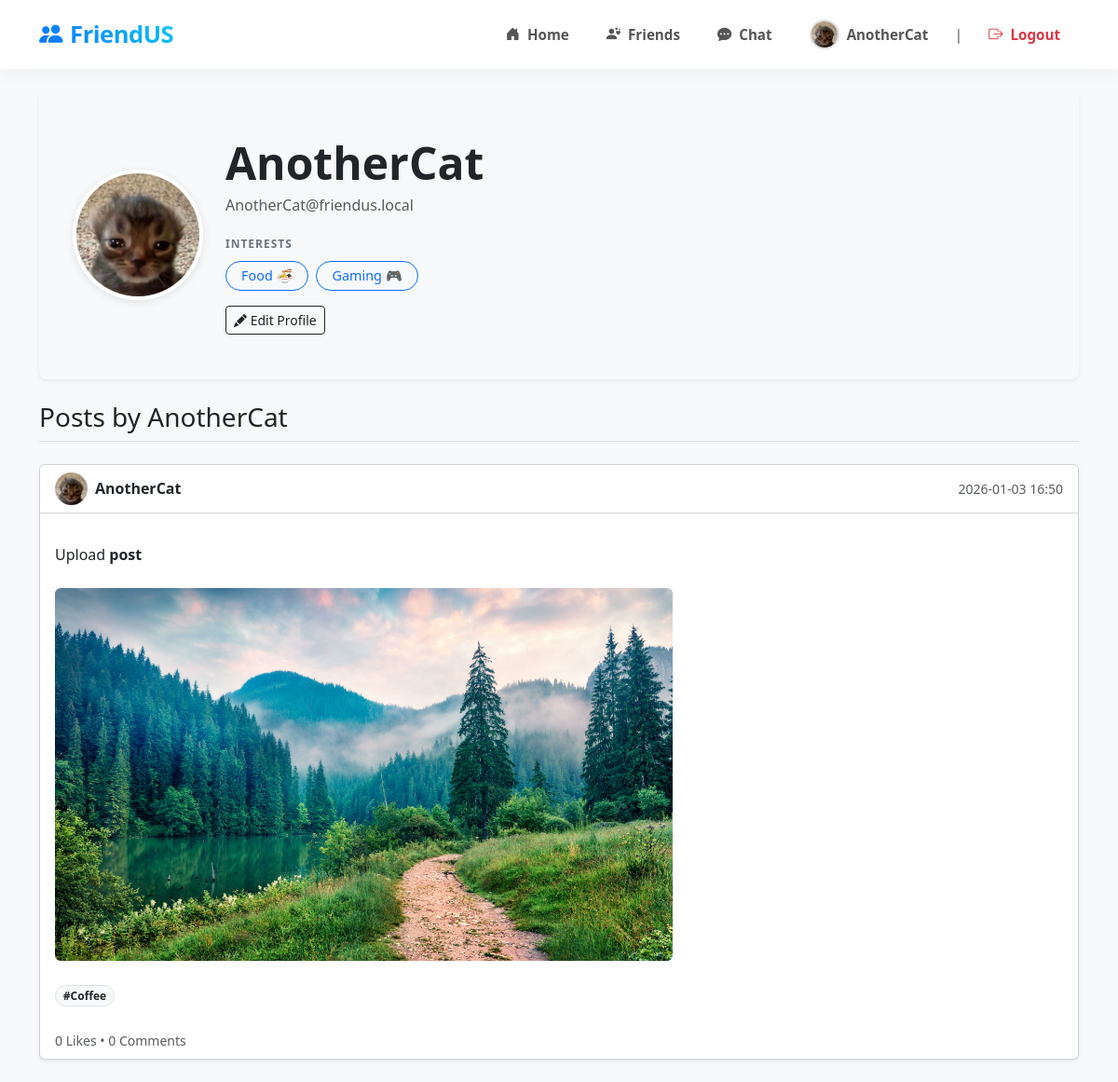
Screenshot of /auth/profile/AnotherCat (signed in) with the database file from the repository.
### app/models/user.py (models this page shows, shortened)
class User(UserMixin, db.Model):
    id = db.Column(db.Integer, primary_key=True)
    username = db.Column(db.String(20), unique=True, nullable=False)
    email = db.Column(db.String(120), unique=True, nullable=False)
    image_file = db.Column(db.String(200), nullable=False, default='default.jpg')
    bio = db.Column(db.String(250), nullable=True)
    password = db.Column(db.String(60), nullable=False)
    interests = db.Column(db.String(500), default='')
    posts = db.relationship('Post', backref='author', lazy=True)
    reviews = db.relationship('Review', backref='author', lazy=True)
    messages = db.relationship('Message', backref='author', lazy=True)
    rooms = db.relationship('Room', secondary='room_members',
                            back_populates='members', lazy='dynamic')
    created_rooms = db.relationship('Room', back_populates='creator', lazy='dynamic')
    favorite_locations = db.relationship('Location', secondary='user_favorites',
                                         back_populates='favorited_by', lazy='dynamic')
    friends = db.relationship('User', secondary=friendship,
                              primaryjoin=lambda: friendship.c.user_id == User.id,
                              secondaryjoin=lambda: friendship.c.friend_id == User.id,
                              backref=db.backref('friend_of', lazy='dynamic'),
                              lazy='dynamic')

### app/models/post.py (models this page shows, shortened)
class Post(db.Model):
    id = db.Column(db.Integer, primary_key=True)
    media_filename = db.Column(db.String(100), nullable=True)
    body = db.Column(db.String(140), nullable=False)
    timestamp = db.Column(db.DateTime, index=True, default=datetime.utcnow)
    user_id = db.Column(db.Integer, db.ForeignKey('user.id'), nullable=False)
    latitude = db.Column(db.Float, nullable=True)
    longitude = db.Column(db.Float, nullable=True)
    tags = db.Column(db.String(200), default='')
    shares_count = db.Column(db.Integer, default=0)
    likes = db.relationship('User', secondary=post_likes, backref=db.backref('liked_posts', lazy='dynamic'))
    comments = db.relationship('Comment', backref='post', lazy='dynamic', cascade="all, delete-orphan")

### app/blueprints/auth.py (the view)
@auth_bp.route('/profile/<string:username>', methods=['GET', 'POST'])
@login_required
def profile(username):
    user = User.query.filter_by(username=username).first_or_404()
    posts = Post.query.filter_by(author=user).order_by(Post.timestamp.desc()).all()
    form = UpdateAccountForm()
    from app.utils import TAG_CHOICES
    form.interests.choices = TAG_CHOICES
    if user == current_user:
        if form.validate_on_submit():
            if form.picture.data:
                picture_file = save_picture(form.picture.data)
                current_user.image_file = picture_file
            current_user.username = form.username.data
            current_user.bio = form.bio.data  # Cập nhật Bio
            if form.interests.data:
                current_user.interests = ','.join(form.interests.data)
            db.session.commit()
            flash('Your account has been updated!', 'success')
            return redirect(url_for('auth.profile', username=current_user.username))
        elif request.method == 'GET':
            form.username.data = current_user.username
            form.email.data = current_user.email
            form.bio.data = current_user.bio
            if current_user.interests:
                form.interests.data = current_user.interests.split(',')
    return render_template('profile.html', title='Profile', user=user, posts=posts, form=form)

### app/blueprints/auth.py (called while the page is built)
@auth_bp.before_app_request
def check_onboarding():
    if current_user.is_authenticated:
        if not current_user.interests:
            allowed_endpoints = ['auth.onboarding', 'auth.logout', 'static']
            if request.endpoint and request.endpoint not in allowed_endpoints:
                return redirect(url_for('auth.onboarding'))

### app/templates/profile.html (shortened to what this page needs)
{% extends "layout.html" %}
{% from "macros.html" import render_tag_selector, render_user_tags %}
{% block content %}
    <div class="p-4 mb-4 bg-light rounded-3 shadow-sm">
        <div class="container-fluid py-4 d-flex align-items-center">
            <div class="me-4 position-relative">
                {% if 'http' in user.image_file %}
                    <img class="rounded-circle account-img"
                         src="{{ user.image_file }}"
                         alt="Profile Pic"
                         style="width: 140px; height: 140px; object-fit: cover; border: 4px solid #fff; box-shadow: 0 2px 10px rgba(0,0,0,0.1);">
                {% else %}
                    <img class="rounded-circle account-img"
                         src="{{ url_for('static', filename='profile_pics/' + user.image_file) }}"
                         alt="Profile Pic"
                         style="width: 140px; height: 140px; object-fit: cover; border: 4px solid #fff; box-shadow: 0 2px 10px rgba(0,0,0,0.1);">
                {% endif %}
            </div>
            <div class="flex-grow-1">
                <h1 class="display-5 fw-bold mb-1">{{ user.username }}</h1>
                <p class="text-muted mb-3">{{ user.email }}</p>
                <div class="mb-2">
                    <small class="text-uppercase text-secondary fw-bold" style="font-size: 0.75rem; letter-spacing: 1px;">Interests</small>
                </div>
                {{ render_user_tags(user.interests) }}
                {% if user == current_user %}
                    <div class="mt-3">
                        <button type="button" class="btn btn-outline-dark btn-sm" data-bs-toggle="modal" data-bs-target="#editProfileModal">
                            <i class="bi bi-pencil-fill"></i> Edit Profile
                        </button>
                    </div>
                {% endif %}
            </div>
        </div>
    </div>
    <h3 class="mb-4 border-bottom pb-2">Posts by {{ user.username }}</h3>
    <div class="row">
        {% for post in posts %}
        <div class="col-md-12 mb-4">
            <div class="card h-100 shadow-sm">
                <div class="card-header d-flex justify-content-between align-items-center bg-transparent">
                    <div class="d-flex align-items-center">
                        {% if 'http' in post.author.image_file %}
                            <img class="rounded-circle article-img me-2" src="{{ post.author.image_file }}" style="width: 35px; height: 35px; object-fit: cover;">
                        {% else %}
                            <img class="rounded-circle article-img me-2" src="{{ url_for('static', filename='profile_pics/' + post.author.image_file) }}" style="width: 35px; height: 35px; object-fit: cover;">
                        {% endif %}
                        <a class="fw-bold text-decoration-none text-dark" href="#">{{ post.author.username }}</a>
                    </div>
                    <small class="text-muted">{{ post.timestamp.strftime('%Y-%m-%d %H:%M') }}</small>
                </div>
                <div class="card-body">
                    <p class="card-text fs-5">{{ post.body | safe }}</p>
                    {% if post.media_filename %}
                        <img src="{{ url_for('static', filename='uploads/' + post.media_filename) }}" class="img-fluid rounded mt-2 mb-3" style="max-height: 400px; width: auto;">
                    {% endif %}
                    {% if post.tags %}
                        <div class="mt-2">
                            {% for tag in post.tags.split(',') %}
                                <span class="badge rounded-pill bg-light text-dark border me-1">#{{ tag }}</span>
                            {% endfor %}
                        </div>
                    {% endif %}
                </div>
                <div class="card-footer bg-transparent border-top-0">
                    <small class="text-muted">{{ post.likes|length }} Likes • {{ post.comments.count() }} Comments</small>
                </div>
            </div>
        </div>
        {% else %}
            <div class="alert alert-info text-center">
                <i class="bi bi-info-circle me-2"></i> This user hasn't posted anything yet.
            </div>
        {% endfor %}
    </div>
{% endblock %}

### app/templates/layout.html (shortened to what this page needs)
<!doctype html>
<html lang="en">
  <head>
    {{ bootstrap.load_css() }}
    <link rel="stylesheet" href="https://cdn.jsdelivr.net/npm/bootstrap-icons@1.11.3/font/bootstrap-icons.min.css">
  </head>
  <body>
    {% if not hide_nav %}
    <nav class="navbar navbar-expand-lg modern-navbar sticky-top">
      <div class="container">
        <a class="navbar-brand" href="{{ url_for('main.index') }}">
            <i class="bi bi-people-fill me-2"></i>FriendUS
        </a>
        <div class="collapse navbar-collapse" id="navbarNav">
          <ul class="navbar-nav ms-auto align-items-center">
          {% if current_user.is_authenticated %}
            <li class="nav-item">
                <a class="nav-link" href="{{ url_for('main.index') }}">
                    <i class="bi bi-house-door-fill"></i> Home
                </a>
            </li>
            <li class="nav-item">
                <a class="nav-link" href="{{ url_for('main.friends') }}">
                    <i class="bi bi-person-hearts"></i> Friends
                </a>
            </li>
            <li class="nav-item">
                <a class="nav-link" href="{{ url_for('chat.chat') }}">
                    <i class="bi bi-chat-dots-fill"></i> Chat
                </a>
            </li>
            <li class="nav-item">
                <a class="nav-link" href="{{ url_for('auth.profile', username=current_user.username) }}">
                    {% if 'http' in current_user.image_file %}
                        <img src="{{ current_user.image_file }}" class="nav-avatar">
                    {% else %}
                        <img src="{{ url_for('static', filename='profile_pics/' + current_user.image_file) }}" class="nav-avatar">
                    {% endif %}
                    <span>{{ current_user.username }}</span>
                </a>
            </li>
            <li class="nav-item d-none d-lg-block mx-2 text-muted">|</li>
            <li class="nav-item">
                <a class="nav-link btn-logout-nav" href="{{ url_for('auth.logout') }}">
                    <i class="bi bi-box-arrow-right"></i> Logout
                </a>
            </li>
          {% endif %}
          </ul>
        </div>
      </div>
    </nav>
    {% endif %}
    <div id="main-wrapper">
        <div class="{{ 'full-width-wrapper' if full_width else 'container mt-4' }}">
            {% block content %}{% endblock %}
        </div>
    </div>
  </body>
</html>

### app/templates/macros.html (shortened to what this page needs)
{% macro render_user_tags(tags_string) %}
    {% set tag_icons = {
        'Travel': '✈️', 'Food': '🍜', 'Coffee': '☕', 'Music': '🎵',
        'Sports': '⚽', 'Gaming': '🎮', 'Technology': '💻', 'Movies': '🎬',
        'Reading': '📚', 'Study': '📖', 'Camping': '⛺', 'Shopping': '🛍️',
        'Photography': '📷', 'Billiards': '🎱', 'Just Chatting': '🗣️'
    } %}
    <div class="d-flex flex-wrap gap-2 mb-3">
        {% if tags_string %}
            {% for tag in tags_string.split(',') %}
                {% set tag_clean = tag.strip() %}
                {% if tag_clean %}
                    {% set icon = tag_icons.get(tag_clean, '') %}
                    <span class="badge rounded-pill bg-light text-primary border border-primary px-3 py-2 fw-normal"
                          style="font-size: 0.9rem;">
                        {{ tag_clean }} {{ icon }}
                    </span>
                {% endif %}
            {% endfor %}
        {% endif %}
    </div>
{% endmacro %}

### app/templates/layout.html (style rules this page uses)
html, body { height: 100%; margin: 0; display: flex; flex-direction: column; overflow: hidden; font-family: 'Segoe UI', Tahoma, Geneva, Verdana, sans-serif; }
.modern-navbar { background: rgba(255, 255, 255, 0.95) !important; backdrop-filter: blur(10px); box-shadow: 0 4px 20px rgba(0,0,0,0.05); padding: 0.8rem 0; transition: all 0.3s ease; z-index: 1050; }
.navbar-brand { font-weight: 800; font-size: 1.6rem; letter-spacing: -0.5px; background: linear-gradient(45deg, #0d6efd, #0dcaf0); -webkit-background-clip: text; background-clip: text; -webkit-text-fill-color: transparent; transition: transform 0.2s; }
.nav-link { color: #555 !important; font-weight: 600; font-size: 0.95rem; margin: 0 4px; padding: 8px 16px !important; border-radius: 20px; transition: all 0.2s ease; display: flex; align-items: center; gap: 8px; }
.nav-avatar { width: 32px; height: 32px; object-fit: cover; border-radius: 50%; border: 2px solid #e0e0e0; transition: border-color 0.2s; }
.btn-logout-nav { color: #dc3545 !important; }
#main-wrapper { flex: 1 1 auto; display: flex; flex-direction: column; position: relative; overflow-y: auto; overflow-x: hidden; background: #f8f9fa; }

### rows the page displays
User: image_file (placeholder picture), username "AnotherCat", email "AnotherCat@friendus.local"
Post: image_file (placeholder picture), author.username "AnotherCat", timestamp "2026-01-03 16:50", body "Upload post", media_filename (picture), tags "Coffee", likes|length "0", comments.count "0"

### other values shown
{{ tag_clean }} "Food" "Gaming"
{{ icon }} "🍜" "🎮"
